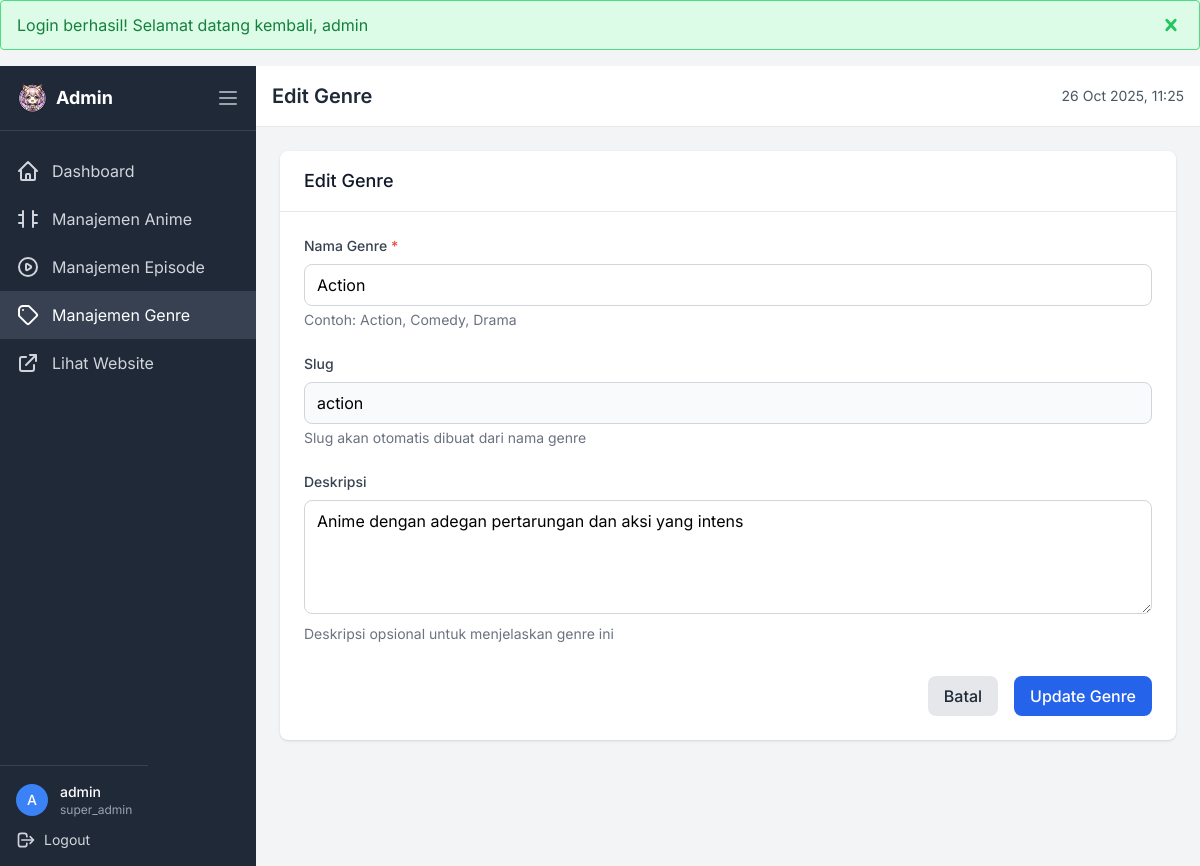
/admin/manage-genre.php?action=edit&id=1 (signed in), run on the app's committed database.
### tables this page shows
CREATE TABLE `genres` (
  `id` int(11) NOT NULL,
  `name` varchar(50) NOT NULL,
  `slug` varchar(50) NOT NULL,
  `description` text DEFAULT NULL,
  `created_at` timestamp NOT NULL DEFAULT current_timestamp()
);

### admin/genre-form.php (the view, shortened to what this page needs)
<div class="bg-white rounded-lg shadow">
    <div class="px-6 py-4 border-b border-gray-200">
        <h3 class="text-lg font-medium text-gray-900">
            <?php echo isset($genre) ? 'Edit Genre' : 'Tambah Genre'; ?>
        </h3>
    </div>
    <form method="POST" class="p-6">
        <div class="space-y-6">
            <div>
                <label for="name" class="block text-sm font-medium text-gray-700 mb-2">
                    Nama Genre <span class="text-red-500">*</span>
                </label>
                <input type="text" id="name" name="name" required
                       value="<?php echo $genre['name'] ?? ''; ?>"
                       class="input-field" placeholder="Masukkan nama genre">
                <p class="mt-1 text-sm text-gray-500">Contoh: Action, Comedy, Drama</p>
            </div>
            <div>
                <label for="slug" class="block text-sm font-medium text-gray-700 mb-2">
                    Slug
                </label>
                <input type="text" id="slug" name="slug" readonly
                       value="<?php echo $genre['slug'] ?? ''; ?>"
                       class="input-field bg-gray-50" placeholder="Slug akan otomatis dibuat">
                <p class="mt-1 text-sm text-gray-500">Slug akan otomatis dibuat dari nama genre</p>
            </div>
            <div>
                <label for="description" class="block text-sm font-medium text-gray-700 mb-2">
                    Deskripsi
                </label>
                <textarea id="description" name="description" rows="4"
                          class="input-field" placeholder="Masukkan deskripsi genre"><?php echo $genre['description'] ?? ''; ?></textarea>
                <p class="mt-1 text-sm text-gray-500">Deskripsi opsional untuk menjelaskan genre ini</p>
            </div>
        </div>
        <div class="mt-8 flex justify-end space-x-4">
            <a href="manage-genre.php" class="btn-secondary">
                Batal
            </a>
            <button type="submit" class="btn-primary">
                <?php echo isset($genre) ? 'Update Genre' : 'Simpan Genre'; ?>
            </button>
        </div>
    </form>
</div>

### data on the page
genres: name "Action", slug "action", description "Anime dengan adegan pertarungan dan aksi yang intens"

### other printed values
getFlashMessage('success') "Login berhasil! Selamat datang kembali, admin"
substr($_SESSION['admin_username'], 0, 1) "A"
$_SESSION['admin_username'] "admin"
$_SESSION['admin_role'] "super_admin"
$pageTitle "Edit Genre"
